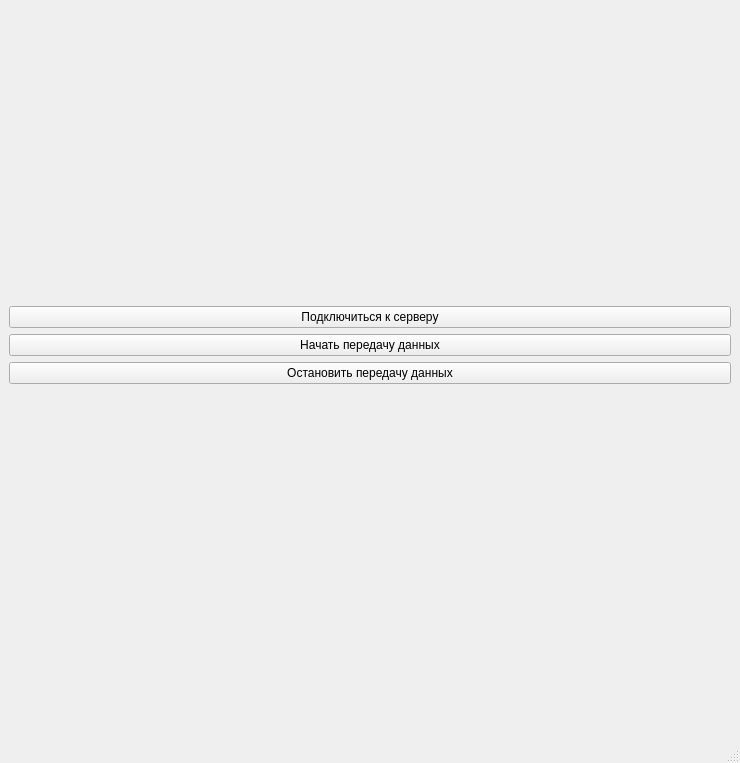
<?xml version="1.0" encoding="UTF-8"?>
<ui version="4.0">
 <class>MainWindow</class>
 <widget class="QMainWindow" name="MainWindow">
  <property name="geometry">
   <rect>
    <x>0</x>
    <y>0</y>
    <width>740</width>
    <height>763</height>
   </rect>
  </property>
  <property name="sizePolicy">
   <sizepolicy hsizetype="Preferred" vsizetype="Preferred">
    <horstretch>0</horstretch>
    <verstretch>0</verstretch>
   </sizepolicy>
  </property>
  <property name="baseSize">
   <size>
    <width>0</width>
    <height>0</height>
   </size>
  </property>
  <property name="windowTitle">
   <string>MainWindow</string>
  </property>
  <widget class="QWidget" name="centralwidget">
   <property name="enabled">
    <bool>true</bool>
   </property>
   <property name="sizePolicy">
    <sizepolicy hsizetype="Preferred" vsizetype="Preferred">
     <horstretch>0</horstretch>
     <verstretch>0</verstretch>
    </sizepolicy>
   </property>
   <layout class="QGridLayout" name="gridLayout_2">
    <item row="0" column="0">
     <layout class="QVBoxLayout" name="verticalLayout" stretch="0,0,0,0,0">
      <property name="spacing">
       <number>6</number>
      </property>
      <property name="sizeConstraint">
       <enum>QLayout::SizeConstraint::SetNoConstraint</enum>
      </property>
      <property name="leftMargin">
       <number>0</number>
      </property>
      <property name="topMargin">
       <number>0</number>
      </property>
      <property name="rightMargin">
       <number>0</number>
      </property>
      <item>
       <spacer name="verticalSpacer">
        <property name="orientation">
         <enum>Qt::Orientation::Vertical</enum>
        </property>
        <property name="sizeType">
         <enum>QSizePolicy::Policy::Fixed</enum>
        </property>
        <property name="sizeHint" stdset="0">
         <size>
          <width>10</width>
          <height>10</height>
         </size>
        </property>
       </spacer>
      </item>
      <item>
       <widget class="QPushButton" name="btnConnect">
        <property name="sizePolicy">
         <sizepolicy hsizetype="Expanding" vsizetype="Fixed">
          <horstretch>0</horstretch>
          <verstretch>0</verstretch>
         </sizepolicy>
        </property>
        <property name="layoutDirection">
         <enum>Qt::LayoutDirection::LeftToRight</enum>
        </property>
        <property name="text">
         <string>Подключиться к серверу</string>
        </property>
       </widget>
      </item>
      <item>
       <widget class="QPushButton" name="btnStart">
        <property name="sizePolicy">
         <sizepolicy hsizetype="Expanding" vsizetype="Fixed">
          <horstretch>0</horstretch>
          <verstretch>0</verstretch>
         </sizepolicy>
        </property>
        <property name="text">
         <string>Начать передачу данных</string>
        </property>
       </widget>
      </item>
      <item>
       <widget class="QPushButton" name="btnStop">
        <property name="sizePolicy">
         <sizepolicy hsizetype="Expanding" vsizetype="Fixed">
          <horstretch>0</horstretch>
          <verstretch>0</verstretch>
         </sizepolicy>
        </property>
        <property name="text">
         <string>Остановить передачу данных</string>
        </property>
       </widget>
      </item>
      <item>
       <spacer name="verticalSpacer_2">
        <property name="orientation">
         <enum>Qt::Orientation::Vertical</enum>
        </property>
        <property name="sizeType">
         <enum>QSizePolicy::Policy::Fixed</enum>
        </property>
        <property name="sizeHint" stdset="0">
         <size>
          <width>60</width>
          <height>60</height>
         </size>
        </property>
       </spacer>
      </item>
     </layout>
    </item>
   </layout>
  </widget>
  <widget class="QStatusBar" name="statusbar"/>
 </widget>
 <resources/>
 <connections/>
</ui>
